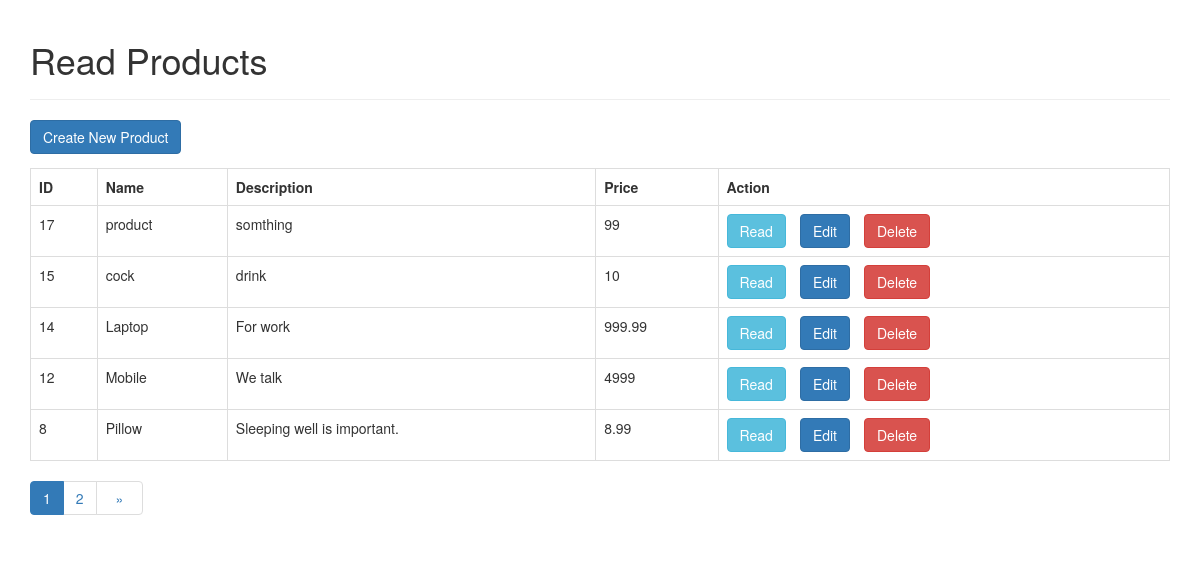
The page / on the database its author committed.
### tables this page shows
CREATE TABLE `products` (
  `id` int(11) NOT NULL,
  `name` varchar(128) NOT NULL,
  `description` text NOT NULL,
  `price` double NOT NULL,
  `created` datetime NOT NULL,
  `modified` timestamp NOT NULL DEFAULT current_timestamp() ON UPDATE current_timestamp(),
  `image` blob DEFAULT NULL
);

### index.php (the view, shortened to what this page needs)
<!DOCTYPE HTML>
<html>
<head>
    <link rel="stylesheet" href="https://maxcdn.bootstrapcdn.com/bootstrap/3.3.7/css/bootstrap.min.css" />
</head>
<body>
    <div class="container">
        <div class="page-header">
            <h1>Read Products</h1>
        </div>
        <?php
include 'config/database.php';
$page = isset($_GET['page']) ? $_GET['page'] : 1;
$records_per_page = 5;
$from_record_num = ($records_per_page * $page) - $records_per_page;
$query = "SELECT id, name, description, price FROM products ORDER BY id DESC
    LIMIT :from_record_num, :records_per_page";
$stmt = $con->prepare($query);
$stmt->bindParam(":from_record_num", $from_record_num, PDO::PARAM_INT);
$stmt->bindParam(":records_per_page", $records_per_page, PDO::PARAM_INT);
$stmt->execute();
$num = $stmt->rowCount();
echo "<a href='create.php' class='btn btn-primary m-b-1em'>Create New Product</a>";
if($num>0){
    echo "<table class='table table-hover table-responsive table-bordered'>";
    echo "<tr>";
        echo "<th>ID</th>";
        echo "<th>Name</th>";
        echo "<th>Description</th>";
        echo "<th>Price</th>";
        echo "<th>Action</th>";
    echo "</tr>";
while ($row = $stmt->fetch(PDO::FETCH_ASSOC)){
    extract($row);
    echo "<tr>";
        echo "<td>{$id}</td>";
        echo "<td>{$name}</td>";
        echo "<td>{$description}</td>";
        echo "<td>{$price}</td>";
        echo "<td>";
            echo "<a href='read_one.php?id={$id}' class='btn btn-info m-r-1em'>Read</a>";
            echo "<a href='update.php?id={$id}' class='btn btn-primary m-r-1em'>Edit</a>";
            echo "<a href='#' onclick='delete_user({$id});'  class='btn btn-danger'>Delete</a>";
        echo "</td>";
    echo "</tr>";
}
echo "</table>";
$query = "SELECT COUNT(*) as total_rows FROM products";
$stmt = $con->prepare($query);
$stmt->execute();
$row = $stmt->fetch(PDO::FETCH_ASSOC);
$total_rows = $row['total_rows'];
$page_url="index.php?";
include_once "paging.php";
}
else{
    echo "<div class='alert alert-danger'>No records found.</div>";
}
?>
    </div>
</body>
</html>

### paging.php (shortened to what this page needs)
<?php
echo "<ul class='pagination pull-left margin-zero mt0'>";
$total_pages = ceil($total_rows / $records_per_page);
$range = 1;
$initial_num = $page - $range;
$condition_limit_num = ($page + $range)  + 1;
for ($x=$initial_num; $x<$condition_limit_num; $x++) {
    if (($x > 0) && ($x <= $total_pages)) {
        if ($x == $page) {
            echo "<li class='active'>";
                echo "<a href='javascript::void();'>{$x}</a>";
            echo "</li>";
        }
        else {
            echo "<li>";
                echo " <a href='{$page_url}page={$x}'>{$x}</a> ";
            echo "</li>";
        }
    }
}
if($page<$total_pages){
    $next_page = $page + 1;
    echo "<li>";
        echo "<a href='{$page_url}page={$next_page}'>";
            echo "<span style='margin:0 .5em;'>»</span>";
        echo "</a>";
    echo "</li>";
}
echo "</ul>";
?>

### index.php (style rules this page uses)
.m-r-1em { margin-right:1em; }
.m-b-1em { margin-bottom:1em; }
.mt0 { margin-top:0; }

### rows shown on the page
products: id "17", name "product", description "somthing", price "99"
products: id "15", name "cock", description "drink", price "10"
products: id "14", name "Laptop", description "For work", price "999.99"
products: id "12", name "Mobile", description "We talk", price "4999"
products: id "8", name "Pillow", description "Sleeping well is important.", price "8.99"
